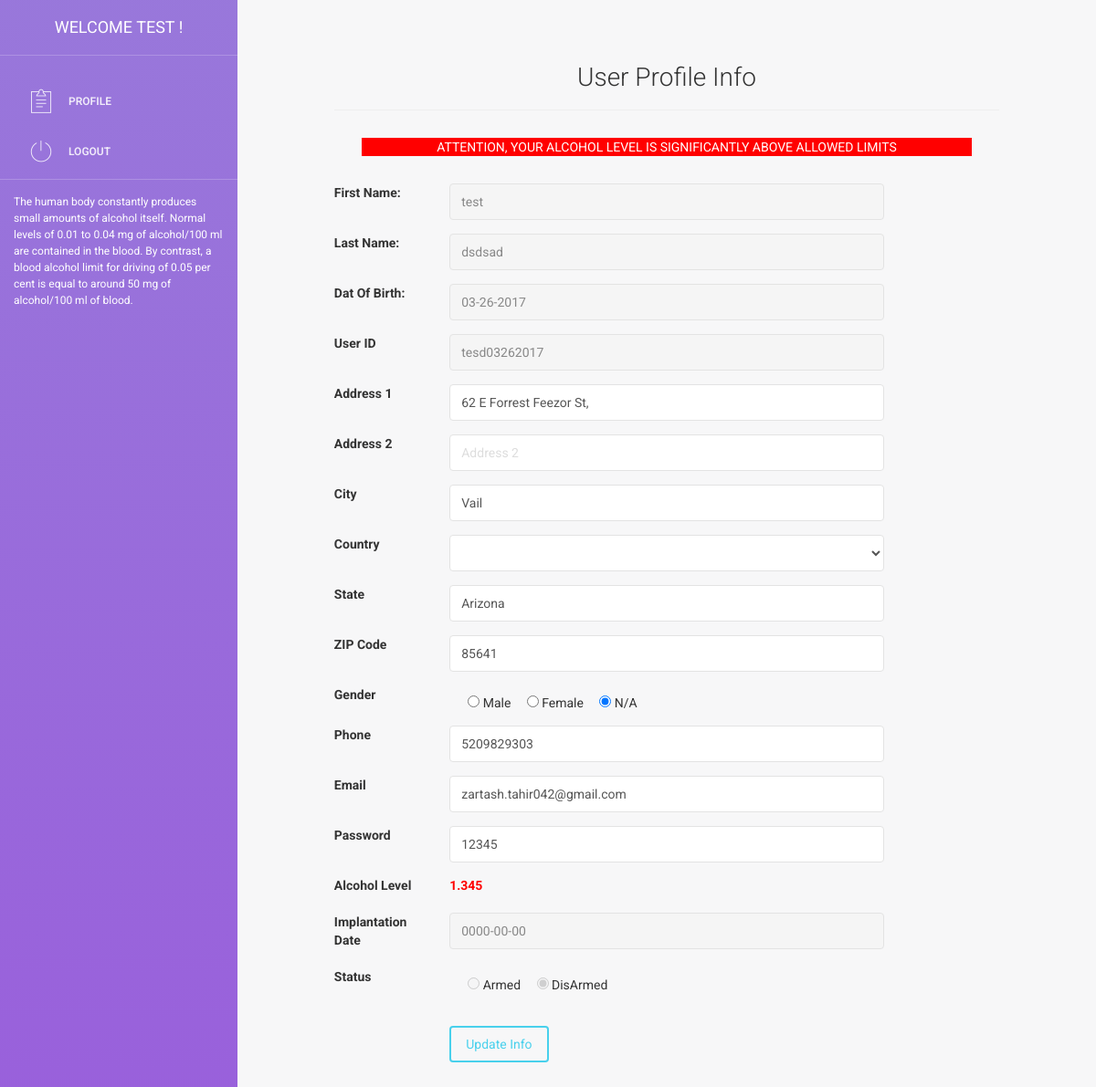
/home.php (signed in), run on the app's committed database.
### tables this page shows
CREATE TABLE `patients` (
  `id` int(11) NOT NULL,
  `firstname` varchar(255) NOT NULL,
  `lastname` varchar(255) NOT NULL,
  `address` text NOT NULL,
  `address2` text NOT NULL,
  `dateofbirth` varchar(12) NOT NULL,
  `phone` varchar(255) NOT NULL,
  `email` text NOT NULL,
  `Alcohollevel` decimal(10,3) NOT NULL,
  `proceduredate` varchar(12) NOT NULL,
  `status` varchar(255) NOT NULL,
  `City` varchar(255) NOT NULL,
  `State` varchar(255) NOT NULL,
  `Zip` varchar(255) NOT NULL,
  `gender` varchar(50) NOT NULL,
  `userid` varchar(255) NOT NULL,
  `admin_staus` tinyint(1) NOT NULL,
  `country` varchar(255) NOT NULL,
  `cron_update` tinyint(1) NOT NULL,
  `password` varchar(255) NOT NULL,
  `user_status` tinyint(1) NOT NULL
);

### models/crud_db.php (called while the page is built, shortened)
<?php
   $host="localhost";
     $db_name="victorts_docter";
     $user_name="victorts_docter";
     $password="Kkl7+Xn$]f{k";
try{
$db = new PDO("mysql:host=$host;dbname=$db_name" , "$user_name" , "$password");
}
catch(Exception $e){
}
class crud
{
    	public function query($query)
    		{
    			global $db;
  			$stmt = $db->prepare($query);
       $stmt->execute();
$result = $stmt->fetchAll(PDO::FETCH_ASSOC);
 			}
}
?>

### home.php (the view, shortened to what this page needs)
<?php
$id = $_SESSION['user'];
?>
<?php
    require_once 'models/crud_db.php';
    $obj =new crud();
     $obj->query("SELECT * from patients where id = '".$id."'");
                           foreach ($result as $row ) ;
?>
<!doctype html>
<html lang="en">
<head>
    <link href="assets/css/bootstrap.min.css" rel="stylesheet" />
    <link href="assets/css/animate.min.css" rel="stylesheet"/>
    <link href="assets/css/datepicker.min.css" rel="stylesheet"/>
    <link href="assets/css/light-bootstrap-dashboard.css" rel="stylesheet"/>
    <link href="http://maxcdn.bootstrapcdn.com/font-awesome/4.2.0/css/font-awesome.min.css" rel="stylesheet">
    <link href="assets/css/pe-icon-7-stroke.css" rel="stylesheet" />
     <link rel="stylesheet" href="//code.jquery.com/ui/1.12.1/themes/base/jquery-ui.css">
   <?php
function getColor($number)
{
    if ($number > 0.00  && $number <= 0.049 )
    {
        return $col='#41d341';
         }
    else if ($number >= 0.05  && $number <= 0.099 )
    {
        return '#FF8000';
         }
    else if ($number >= 0.099 )
    {
        return '#FF0000';
         }
}
function getmsg($number)
{
    if ($number > 0.00  && $number <= 0.049 )
    {
       return 'GREAT JOB, YOUR ALCOHOL BLOOD LEVEL IS WITHIN NORMAL LIMITS';
         }
    else if ($number >= 0.05  && $number <= 0.099 )
    {
      return 'ATTENTION, YOUR ALCOHOL BLOOD LEVEL IS ABOVE NORMAL LIMITS';
         }
    else if ($number >= 0.099 )
    {
      return  'ATTENTION, YOUR ALCOHOL LEVEL IS SIGNIFICANTLY ABOVE ALLOWED LIMITS';
         }
}
?>
</head>
<body>
<div class="wrapper">
  <div class="sidebar" data-color="purple" data-image="">
<div class="sidebar-wrapper">
            <div class="logo">
                <a href="#" class="simple-text">
Welcome <?php echo $row['firstname']?> !
                </a>
            </div>
            <ul class="nav">
                <li class="">
                    <a href="home.php">
                        <i class="pe-7s-note2"></i>
                        <p>Profile</p>
                    </a>
                </li>
                <li class="">
                    <a href="logout.php">
                        <i class="pe-7s-power"></i>
                        <p>LogOut</p>
                    </a>
                </li>
            </ul>
           <div  class="">
            <p style="padding:15px !important;
    font-size: 12px !important;
    border-top: 1px solid #ae90e2 !important;">The human body constantly produces small amounts of alcohol itself. Normal levels of 0.01 to 0.04 mg of alcohol/100 ml are contained in the blood. By contrast, a blood alcohol limit for driving of 0.05 per cent is equal to around 50 mg of alcohol/100 ml of blood.</p>
        	</div>
        </div>
        </div>
    <div class="main-panel">
<div class="content">
            <div class="container-fluid">
                <div class="row">
                <div class="col-sm-10 col-sm-offset-1">
                    <div class="page-header text-center">
                        <h3>User Profile Info</h3>
                    </div>
                     <div class="text-center" style="background-color:<?=getColor($row['Alcohollevel'])?>; margin: 30px; color:white"><?php echo getmsg($row['Alcohollevel']); ?></div>
                    <form class="form-horizontal" method="post" action="home.php">
                        <div class="form-group">
                            <div class="col-sm-2">
                                <label>First Name:</label>
                            </div>
                            <div class="col-sm-8">
                                <input type="text" id="firstname" placeholder="First Name" class="form-control" name="firstname" value="<?php echo $row['firstname']?>" readonly>
                            </div>
                        </div>
                        <div class="form-group">
                            <div class="col-sm-2">
                                <label>Last Name:</label>
                            </div>
                            <div class="col-sm-8">
                                <input class="form-control" placeholder="Last Name" type="text" name="lastname" required="" id="lastname" value="<?php echo $row['lastname']?>" readonly>
                            </div>
                        </div>
                        <div class="form-group row">
                           <div class="col-sm-2">
                                <label>Dat Of Birth:</label>
                            </div>
                              <div class="col-md-8">
                                <input data-toggle="datepicker" class="form-control dob" type="text" id="datepicker" placeholder="Date of Birth" name="dateofbirth" required="" value="<?php echo $row['dateofbirth']?>" readonly>
                              </div>
                        </div>
                        <div class="form-group">
                            <div class="col-sm-2">
                                <label>User ID</label>
                            </div>
                            <div class="col-sm-8">
                                <input id="userid" class="form-control" placeholder="User ID" type="text" name="userid" required="" value="<?php echo $row['userid']?>" readonly>
                            </div>
                        </div>
                        <div class="form-group">
                        <div class="col-sm-2">
                            <label>Address 1</label>
                        </div>
                        <div class="col-sm-8">
                            <input class="form-control" placeholder="Address 1" type="text" name="address" required  value="<?php echo $row['address']?>">
                        </div>
                        </div>
                        <div class="form-group">
                        <div class="col-sm-2">
                            <label>Address 2</label>
                        </div>
                        <div class="col-sm-8">
                            <input class="form-control" placeholder="Address 2" type="text" name="address2" value="<?php echo $row['address2']?>">
                        </div>
                        </div>
                         <div class="form-group">
                            <div class="col-sm-2">
                                <label>City</label>
                            </div>
                            <div class="col-sm-8">
                                <input class="form-control" placeholder="City" type="text" name="City" required="" value="<?php echo $row['City']?>">
                            </div>
                        </div>
          <div class="form-group">
                            <div class="col-sm-2">
                                <label>Country</label>
                            </div>
                            <div class="col-sm-8">
                                <select name="country" class="form-control col-md-6" required="" id="country" >
                <option value="<?php echo $row['country']?>" ><?php echo $row['country']?></option>
              <option value="United Arab Emirates">United Arab Emirates</option>
             </select>
                            </div>
                        </div>
                         <div class="form-group" >
                            <div class="col-sm-2">
                                <label>State</label>
                            </div>
                            <div class="col-sm-8">
                        <input class="form-control" placeholder="Enter Your State"  value="<?php if($row['country'] != "United States") {echo $row['State'] ;};?>"type="text" name="State[]" id="otherstate" >
                    </div>
                </div>
              <div class="form-group">
                    <div class="col-sm-2">
                        <label>ZIP Code</label>
                    </div>
                    <div class="col-sm-8">
                        <input class="form-control" placeholder="ZIP Code" type="number" name="Zip" required="" value="<?php echo $row['Zip']?>">
                    </div>
                </div>
                <div class="form-group">
                    <div class="col-sm-2">
                        <label>Gender</label>
                    </div>
                    <div class="col-sm-8">
                        <span class="checkbox-inline">
                             <input type="Radio" name="gender" value="Male" <?php if($row['gender']=="Male"){ echo "checked";}?>> Male
                            &nbsp;&nbsp;&nbsp;
                            <input type="radio" name="gender" value="Female" <?php if($row['gender']=="Female"){ echo "checked";}?>> Female
                              &nbsp;&nbsp;&nbsp;
                            <input type="radio" name="gender" value="N/A" <?php if($row['gender']=="N/A"){ echo "checked";}?>> N/A
                        </span>
                    </div>
                </div>
                <div class="form-group">
                    <div class="col-sm-2">
                        <label>Phone</label>
                    </div>
                    <div class="col-sm-8">
                        <input class="form-control" placeholder="Phone" type="text" name="phone" required=""  value="<?php echo $row['phone']?>">
                    </div>
                </div>
                <div class="form-group">
                    <div class="col-sm-2">
                        <label>Email</label>
                    </div>
                    <div class="col-sm-8">
                        <input class="form-control" placeholder="Email" type="email" name="mail" required=""  value="<?php echo $row['email']?>" >
                    </div>
                </div>
 <div class="form-group">
                    <div class="col-sm-2">
                        <label>Password</label>
                    </div>
                    <div class="col-sm-8">
                        <input class="form-control" placeholder="User Password" type="text" name="password"   value="<?php echo $row['password']?>" >
                    </div>
                </div>
                <div class="form-group">
                    <div class="col-sm-2">
                        <label>Alcohol Level</label>
                    </div>
                    <div class="col-sm-8">
                        <label><span style = "color: <?=getColor($row['Alcohollevel'])?>;" ><?= $row['Alcohollevel']?></span></label>
                    </div>
                </div>
                  <div class="form-group">
                    <div class="col-sm-2">
                        <label>Implantation Date</label>
                    </div>
                    <div class="col-sm-8">
                        <input class="form-control" data-toggle="datepicker" type="text" id="datepicker1" name="proceduredate" required="" value="<?php echo $row['proceduredate']?>" readonly>
                    </div>
                </div>
                <div class="form-group">
                    <div class="col-sm-2">
                        <label>Status</label>
                    </div>
                    <div class="col-sm-8">
                        <span class="checkbox-inline">
                            <input type="Radio"  name="status" value="Armed" <?php if($row['status']=="Armed"){ echo "checked";}?> disabled> Armed
                            &nbsp;&nbsp;&nbsp;
                            <input type="radio" name="status" value="DisArmed" <?php if($row['status']=="DisArmed"){ echo "checked";}?> disabled> DisArmed
                        </span>
                    </div>
                </div>
                <br>
                <div class="form-group">
                    <div class="col-sm-2">
                    </div>
                    <div class="col-sm-8">
                        <button name="update" value="update" class="btn btn-info">Update Info</button>
                    </div>
                </div>
                    </form>
                </div>
                </div>
            </div>
        </div>
    </div>
</div>
</html>

### data on the page
patients: firstname "TEST", Alcohollevel "ATTENTION, YOUR ALCOHOL LEVEL IS SIGNIFICANTLY ABOVE ALLOWED LIMITS", firstname "test", lastname "dsdsad", dateofbirth "03-26-2017", userid "tesd03262017", address "62 E Forrest Feezor St,", City "Vail", State "Arizona", Zip "85641", gender "☑", phone "5209829303", mail "zartash.tahir042@gmail.com", password "12345", Alcohollevel "1.345", proceduredate "0000-00-00", status "☑"
